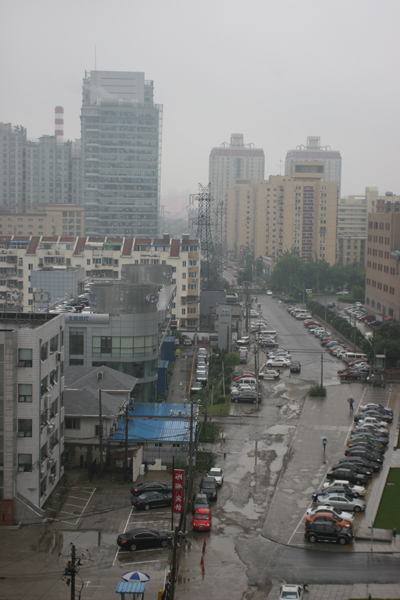
#> input picture image_work5/6.jpg, 400 x 600 px
$ python image5.py
#> lines starting #> are read from the running program, lines starting #| are printed output that depends on the picture
# 实现维纳滤波，要求比较
# 信噪比未知
# 信噪比已知
# 图像和噪声自相关函数已知
# 三种情况下的图像复原结果

from scipy.signal import wiener
import cv2
import numpy as np
import matplotlib.pyplot as plt

def gasuss_noise(image, mean=0, var=0.001):
    '''
        添加高斯噪声
        mean : 均值
        var : 方差
    '''
    image = np.array(image/255, dtype=float)
    noise = np.random.normal(mean, var ** 0.5, image.shape)
    out = image + noise
    if out.min() < 0:
        low_clip = -1.
    else:
        low_clip = 0.
    out = np.clip(out, low_clip, 1.0)
    out = np.uint8(out*255)
    #cv.imshow("gasuss", out)
    return out

# a = 0.001 ** 0.5
# print(a)

if __name__ == '__main__':
    lena = cv2.imread('6.jpg')
#> lena is the input picture: shape (600, 400, 3); mean B, G, R 124.4, 125.7, 125.5
    if lena.shape[-1] == 3:
        lenaGray = cv2.cvtColor(lena, cv2.COLOR_BGR2GRAY)
    else:
        lenaGray = lena.copy()

    plt.figure('原图')
    plt.imshow(lenaGray, cmap='gray')

    # 添加高斯噪声
    lenaNoise = gasuss_noise(lenaGray)
#> in gasuss_noise, `out = image + noise`:
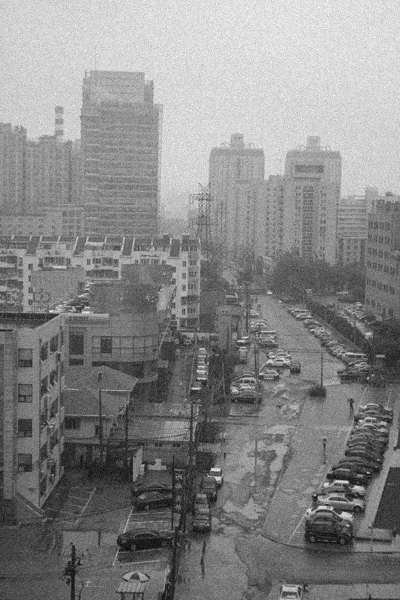
#> out: shape (600, 400) float64; min -0.0295, max 0.952, mean 0.492; drawn with min black and max white

    plt.figure('添加高斯噪声后的图像')
    plt.imshow(lenaNoise, cmap='gray')

    # 维纳滤波
    lenaNoise = lenaNoise.astype('float64')
    lenaWiener = wiener(lenaNoise, [3, 3])
    lenaWiener = np.uint8(lenaWiener / lenaWiener.max() * 255)

    plt.figure('经过维纳滤波后的图像')
    plt.imshow(lenaWiener, cmap='gray')
    plt.show()

$ run again, with image_work5/1.jpg copied over image_work5/6.jpg
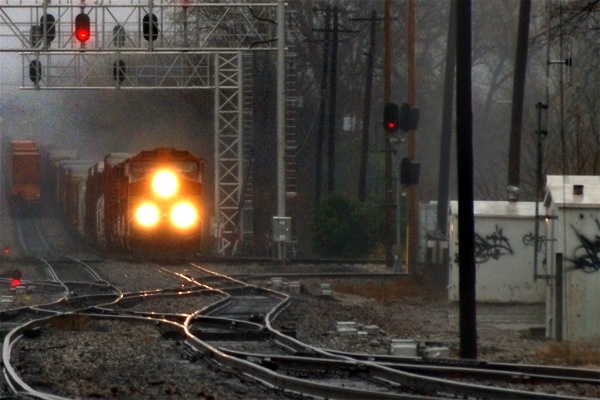
#> input picture image_work5/1.jpg, 600 x 400 px
#> lena is the input picture: shape (400, 600, 3); mean B, G, R 60, 65.4, 71
#> `lenaGray = cv2.cvtColor(lena, cv2.COLOR_BGR2GRAY)`:
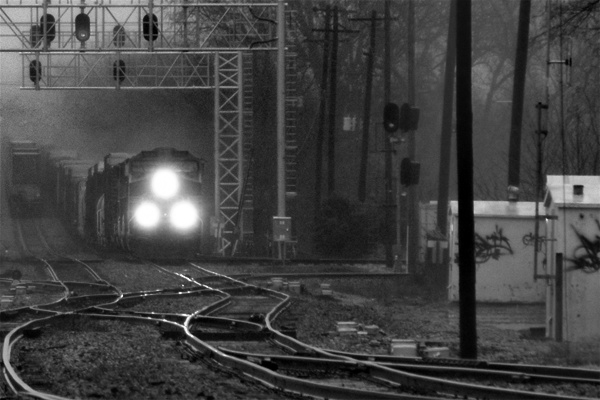
#> lenaGray: shape (400, 600); min 0, max 255, mean 66.4
#> in gasuss_noise, `out = np.clip(out, low_clip, 1.0)`:
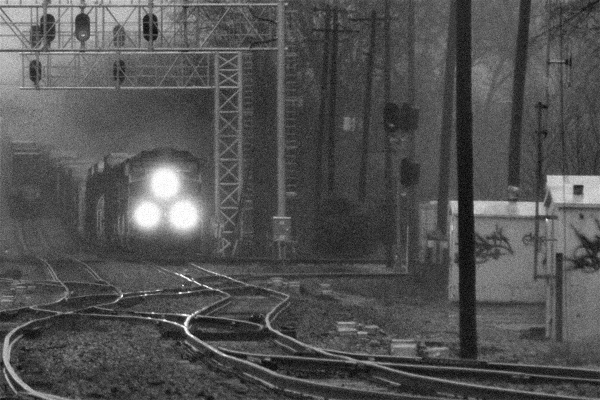
#> out: shape (400, 600) float64; min -0.094, max 1, mean 0.261; drawn with min black and max white
